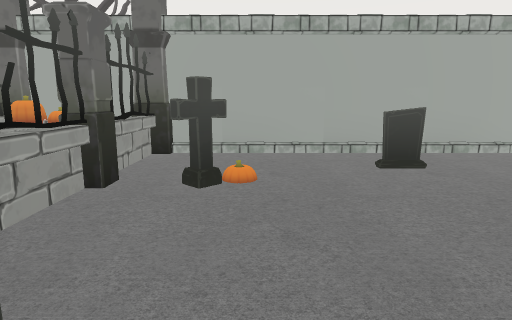
view 1 (above)

12 first-person views from a walk through a 3-D level made in the Unity game engine. The camera is 1.5 m above the floor, tilts 10° down and sees 75° across. The floor is counted in squares, 1 m on a side. Each view is taken from the middle of a square. On the plan, view 1 faces up. The plan holds only what a view shows up to about 15 squares ahead; the rest is blank. The place goes on beyond the plan. The player is left out. Some surface patterns are stand-ins.

view 2
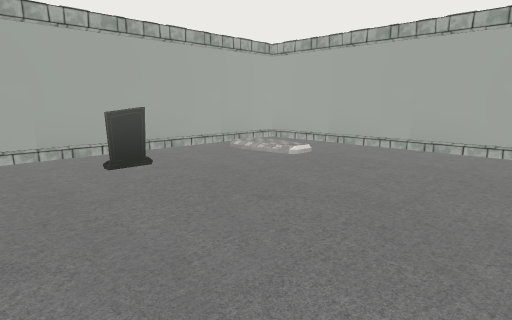

view 3
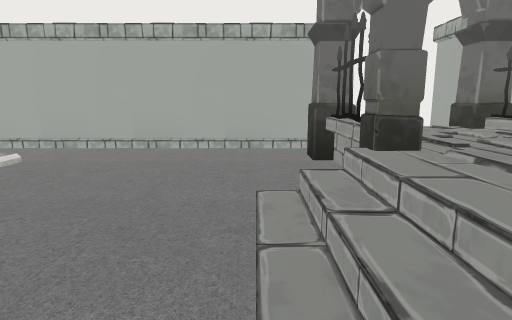

view 4
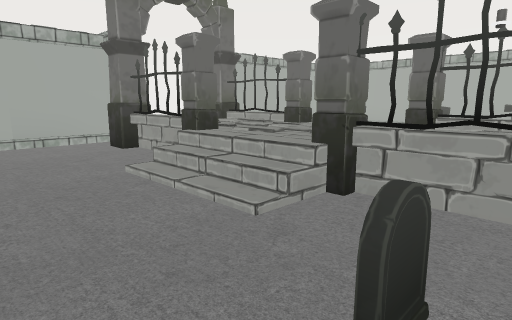

view 5
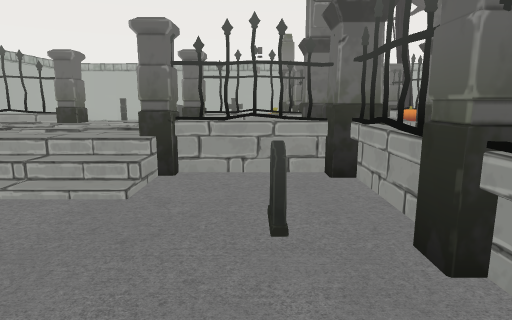

view 6
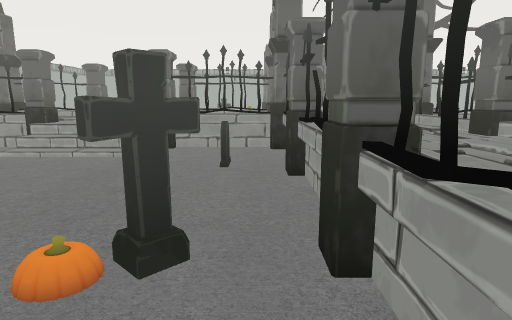

view 7
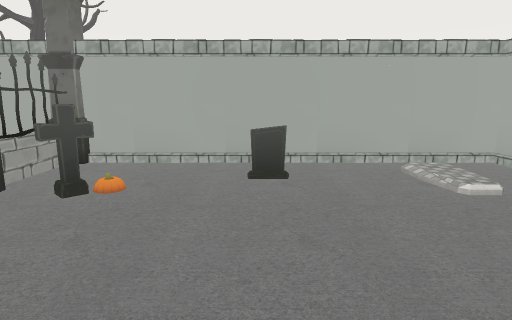

view 8
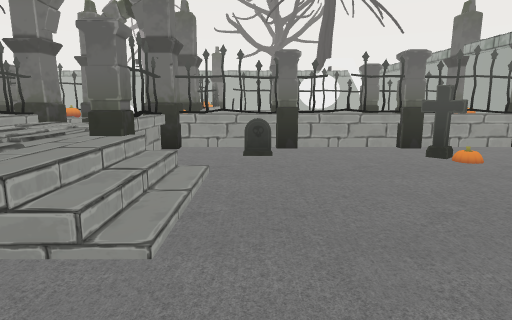

view 9
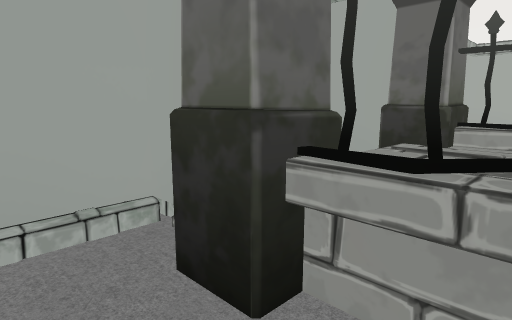

view 10
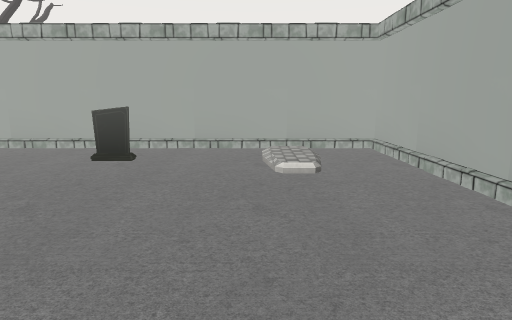

view 11
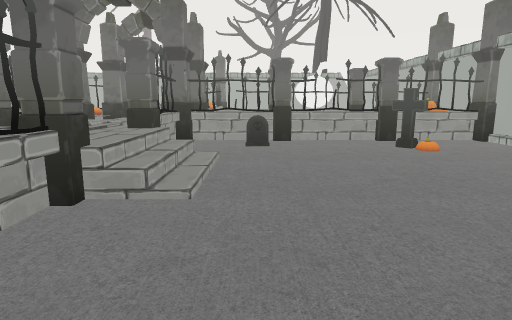

view 12
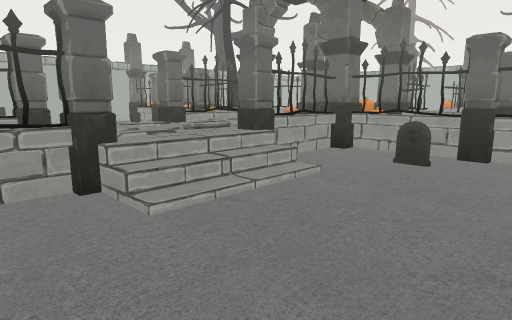

### Floor plan
Key: @ floor where view 1 was taken; # wall or solid block; . main floor; : floor 0.75 m higher than the main floor; / step, stairs or slope; = window, fence, low wall or low ledge; ^ raised ledge; O other object.
Columns run from 5 left of view 1 to 11 right of it. Each row starts with its distance up from view 1.
 11   O
 10 ##O##############
  9   ^.............#
  8 ^ O.....O.../ ..#
  7 ^ ^........./ ..#
  6 ^^O.O......../..#
  5 ^^^.............#
  4 ^^O.............#
  3 ^ ^.............#
  2   O.............#
  1   ^.O...........#
  0   O..@/////.....#
 -1   ^.../////.....#
 -2  OO#OOO:::O###O##
 -3   ##:::::::::#O
 -4   ====:::::::==
 -5   O#=::::::::##
 -6 =# #OOO   OOO####

Positions as (right, up) in squares from view 1, and headings:
1: (0, 0), facing up
2: (0, 0), facing up-right
3: (0, 0), facing right
4: (-2, 3), facing down-right
5: (-1, 5), facing down
6: (-2, 9), facing down
7: (3, -1), facing up
8: (8, 1), facing left
9: (7, 0), facing down-right
10: (7, -1), facing up
11: (10, 1), facing left
12: (7, 4), facing down-left
